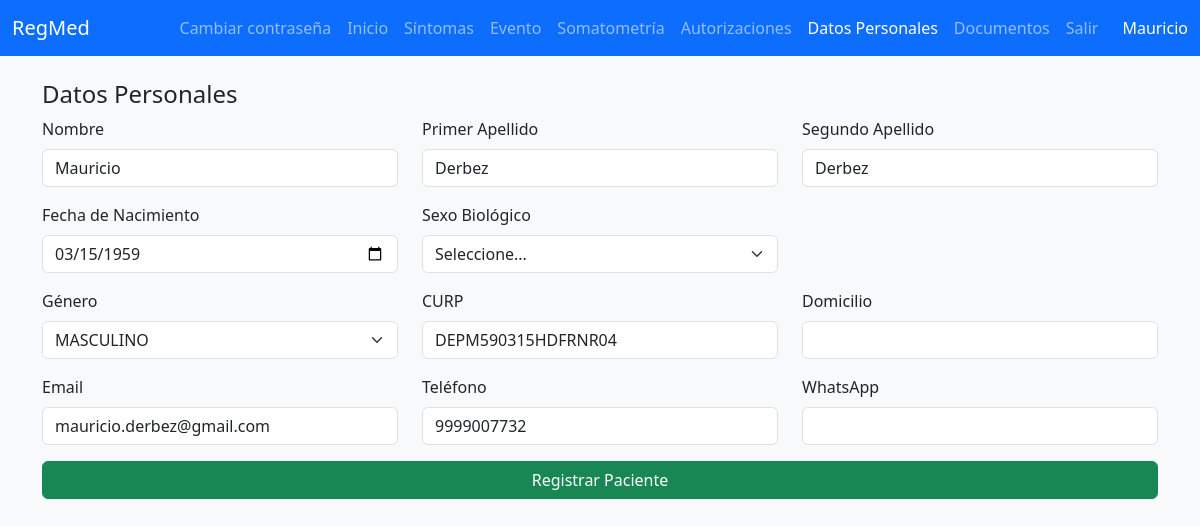
The page /datospersonales (signed in) on the database its author committed.
### tables this page shows
CREATE TABLE users (id INTEGER PRIMARY KEY AUTOINCREMENT NOT NULL, username TEXT NOT NULL, hash TEXT NOT NULL, rol TEXT NOT NULL DEFAULT 'paciente');

CREATE TABLE Pacientes (
    usersId INTEGER PRIMARY KEY AUTOINCREMENT,
    Usuario TEXT,
    Contrasena TEXT,
    NombreCompleto TEXT,
    Expediente TEXT,
    Nombre TEXT,
    PrimerApellido TEXT,
    SegundoApellido TEXT,
    FechaNacimiento TEXT,          -- YYYY-MM-DD
    EntidadDeNacimiento INTEGER,
    SexoCURP INTEGER,
    SexoBiologico INTEGER,
    Genero REAL,
    CURP TEXT,
    EstadoMental TEXT,
    GrupoRH TEXT,                  -- cambié "Grupo y RH" (no admite espacios en nombre)
    DiagnosticoPrimario TEXT,      -- sin espacios
    CIEPrimario TEXT,              -- char(4) → TEXT
    SegundoDiagnostico TEXT,
    SegundoCIE TEXT,
    TercerDiagnostico TEXT,
    TercerCIE TEXT,
    Domicilio INTEGER,
    eMailPaciente TEXT,
    TelefonoPaciente TEXT,
    WhatsAppPaciente TEXT,
    NombreContactoTutor TEXT,
    ParentescoContactoTutor TEXT,
    TelefonoContactoTutor TEXT,
    WhatsAppContactoTutor TEXT,
    PrimerContacto INTEGER DEFAULT 1,
    PacienteActivo INTEGER NOT NULL,
    FechaUltimoMovimiento TEXT     -- YYYY-MM-DD
, Alergico INTEGER DEFAULT 0, RiesgoCaidas INTEGER DEFAULT 0, RiesgoUlceras INTEGER DEFAULT 0);

### app.py (the view, shortened to what this page needs)
@app.route("/datospersonales", methods=["GET", "POST"])
@login_required
def datospersonales():
    conn = get_db_connection()
    paciente = conn.execute(
        "SELECT * FROM Pacientes WHERE usersId = ?", (session["user_id"],)
    ).fetchone()
    datos = dict(paciente) if paciente else {}
    conn.close()
    return render_template("datospersonales.html", datos=datos)

### app.py (called while the page is built)
def get_db_connection():
    db_path = os.path.join(os.path.dirname(__file__), "pacientes.db")
    conn = sqlite3.connect(db_path)
    conn.row_factory = sqlite3.Row
    return conn

@app.context_processor
def inject_username():
    if "user_id" in session:
        conn = get_db_connection()
        user = conn.execute("SELECT username FROM users WHERE id = ?", (session["user_id"],)).fetchone()
        conn.close()
        if user:
            return {"username": user["username"]}
    return {}

@app.after_request
def after_request(response):
    response.headers["Cache-Control"] = "no-cache, no-store, must-revalidate"
    response.headers["Expires"] = 0
    response.headers["Pragma"] = "no-cache"
    return response

### helpers.py (called while the page is built)
def login_required(f):
    @wraps(f)
    def decorated_function(*args, **kwargs):
        if session.get("user_id") is None:
            return redirect("/login")
        return f(*args, **kwargs)
    return decorated_function

### static/templates/datospersonales.html (shortened to what this page needs)
{% extends "layout.html" %}
{% block content %}
<form action="/datospersonales" method="post">
    <h4>Datos Personales</h4>
    <div class="row mb-3">
        <div class="col-md-4">
            <label for="Nombre" class="form-label">Nombre</label>
            <input type="text" class="form-control" id="Nombre" name="Nombre" required value="{{ datos.get('Nombre', '') }}">
        </div>
        <div class="col-md-4">
            <label for="PrimerApellido" class="form-label">Primer Apellido</label>
            <input type="text" class="form-control" id="PrimerApellido" name="PrimerApellido" required value="{{ datos.get('PrimerApellido', '') }}">
        </div>
        <div class="col-md-4">
            <label for="SegundoApellido" class="form-label">Segundo Apellido</label>
            <input type="text" class="form-control" id="SegundoApellido" name="SegundoApellido" required value="{{ datos.get('SegundoApellido', '') }}">
        </div>
    </div>
    <div class="row mb-3">
        <div class="col-md-4">
            <label for="FechaNacimiento" class="form-label">Fecha de Nacimiento</label>
            <input type="date" class="form-control" id="FechaNacimiento" name="FechaNacimiento" required value="{{ datos.get('FechaNacimiento', '') }}">
        </div>
        <div class="col-md-4">
            <label for="SexoBiologico" class="form-label">Sexo Biológico</label>
            <select class="form-select" id="SexoBiologico" name="SexoBiologico" required>
                <option value="">Seleccione...</option>
            </select>
        </div>
    </div>
    <div class="row mb-3">
        <div class="col-md-4">
            <label for="Genero" class="form-label">Género</label>
            <select class="form-select" id="Genero" name="Genero" required>
                <option value="MASCULINO" {% if datos.get('Genero') == 'MASCULINO' %}selected{% endif %}>MASCULINO</option>
            </select>
        </div>
        <div class="col-md-4">
            <label for="CURP" class="form-label">CURP</label>
            <input type="text" class="form-control" id="CURP" name="CURP" value="{{ datos.get('CURP', '') }}">
        </div>
        <div class="col-md-4">
            <label for="Domicilio" class="form-label">Domicilio</label>
            <input type="text" class="form-control" id="Domicilio" name="Domicilio" value="{{ datos.get('Domicilio', '') }}">
        </div>
    </div>
    <div class="row mb-3">
        <div class="col-md-4">
            <label for="eMailPaciente" class="form-label">Email</label>
            <input type="email" class="form-control" id="eMailPaciente" name="eMailPaciente" value="{{ datos.get('eMailPaciente', '') }}">
        </div>
        <div class="col-md-4">
            <label for="TelefonoPaciente" class="form-label">Teléfono</label>
            <input type="text" class="form-control" id="TelefonoPaciente" name="TelefonoPaciente" value="{{ datos.get('TelefonoPaciente', '') }}">
        </div>
        <div class="col-md-4">
            <label for="WhatsAppPaciente" class="form-label">WhatsApp</label>
            <input type="text" class="form-control" id="WhatsAppPaciente" name="WhatsAppPaciente" value="{{ datos.get('WhatsAppPaciente', '') }}">
        </div>
    </div>
    <button class="btn btn-success w-100" type="submit">
        Registrar Paciente
    </button>
</form>
{% endblock %}

### static/templates/layout.html (shortened to what this page needs)
<!DOCTYPE html>
<html lang="es">
<head>
  <link href="https://cdn.jsdelivr.net/npm/bootstrap@5.3.2/dist/css/bootstrap.min.css" rel="stylesheet">
</head>
<body class="bg-light">
<nav class="navbar navbar-expand-lg navbar-dark bg-primary fixed-top">
  <div class="container-fluid">
    <a class="navbar-brand" href="/">RegMed</a>
    <div class="collapse navbar-collapse" id="mainNav">
      <ul class="navbar-nav ms-auto mb-2 mb-lg-0">
        {% if session.get('user_id') %}
            <li class="nav-item">
              <a class="nav-link" href="{{ url_for('password') }}">Cambiar contraseña</a>
            </li>
            {% if session.get('rol') == 'enfermeria' %}
                <li class="nav-item">
                  <a class="nav-link {% if request.path.startswith('/seleccionar_paciente') %}active{% endif %}" href="/seleccionar_paciente">Seleccionar Paciente</a>
                </li>
               <li class="nav-item">
                  <a class="nav-link {% if request.path.startswith('/somatometria') %}active{% endif %}" href="/somatometria">Somatometría</a>
                </li>
                <li class="nav-item">
                  <a class="nav-link" href="{{ url_for('registro_enfermeria') }}">Plan de Cuidados</a>
                </li>
                <li class="nav-item">
                  <a class="nav-link {% if request.path.startswith('/prescripciones') %}active{% endif %}" href="/prescripciones">Registrar Prescripción</a>
                </li>
                <li class="nav-item">
                  <a class="nav-link" href="/logout">Salir</a>
                </li>
            {% else %}
              {% if session.get('rol') == 'paciente' %}
                <li class="nav-item">
                  <a class="nav-link {% if request.path == '/' %}active{% endif %}" href="/">Inicio</a>
                </li>
                <li class="nav-item">
                  <a class="nav-link {% if request.path.startswith('/sintomas') %}active{% endif %}" href="/sintomas">Síntomas</a>
                </li>
                <li class="nav-item">
                  <a class="nav-link {% if request.path.startswith('/evento') %}active{% endif %}" href="/evento">Evento</a>
                </li>
                <li class="nav-item">
                  <a class="nav-link {% if request.path.startswith('/somatometria') %}active{% endif %}" href="/somatometria">Somatometría</a>
                </li>
                <li class="nav-item">
                  <a class="nav-link {% if request.path.startswith('/autacceso') %}active{% endif %}" href="/autacceso">Autorizaciones</a>
                </li>
                <li class="nav-item">
                  <a class="nav-link {% if request.path.startswith('/datospersonales') %}active{% endif %}" href="/datospersonales">Datos Personales</a>
                </li>
                <li class="nav-item">
                  <a class="nav-link {% if request.path.startswith('/documentos') %}active{% endif %}" href="/documentos">
                    Documentos
                  </a>
                </li>
                <li class="nav-item">
                  <a class="nav-link" href="/logout">Salir</a>
                </li>
              {% endif %}
         {% endif %}
        {% endif %}
      </ul>
    </div>
    <div class="ms-3 d-none d-lg-block text-white">
      {{ username or "" }}
    </div>
  </div>
</nav>
<div class="container mt-4">
  {% block content %}{% endblock %}
</div>
</body>
</html>

### static/templates/layout.html (style rules this page uses)
body { padding-top: 56px; }

### rows shown on the page
users: username "Mauricio"
Pacientes: Nombre "Mauricio", PrimerApellido "Derbez", SegundoApellido "Derbez", FechaNacimiento "03/15/1959", Genero "MASCULINO", CURP "DEPM590315HDFRNR04", eMailPaciente "mauricio.derbez@gmail.com", TelefonoPaciente "9999007732"
